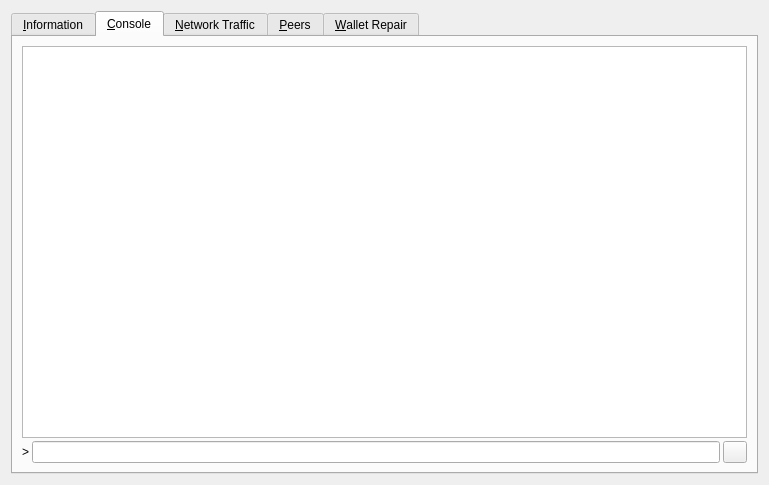
<?xml version="1.0" encoding="UTF-8"?>
<ui version="4.0">
 <class>RPCConsole</class>
 <widget class="QDialog" name="RPCConsole">
  <property name="geometry">
   <rect>
    <x>0</x>
    <y>0</y>
    <width>769</width>
    <height>485</height>
   </rect>
  </property>
  <property name="windowTitle">
   <string>Tools window</string>
  </property>
  <layout class="QVBoxLayout" name="verticalLayout_2">
   <item>
    <widget class="QTabWidget" name="tabWidget">
     <property name="currentIndex">
      <number>1</number>
     </property>
     <widget class="QWidget" name="tab_info">
      <attribute name="title">
       <string>&amp;Information</string>
      </attribute>
      <layout class="QGridLayout" name="gridLayout" columnstretch="0,0">
       <property name="horizontalSpacing">
        <number>12</number>
       </property>
       <item row="0" column="0">
        <widget class="QLabel" name="generalHeader">
         <property name="font">
          <font>
           <weight>75</weight>
           <bold>true</bold>
          </font>
         </property>
         <property name="text">
          <string>General</string>
         </property>
        </widget>
       </item>
       <item row="1" column="0">
        <widget class="QLabel" name="clientNameLabel">
         <property name="text">
          <string>Client name</string>
         </property>
        </widget>
       </item>
       <item row="1" column="1">
        <widget class="QLabel" name="clientName">
         <property name="cursor">
          <cursorShape>IBeamCursor</cursorShape>
         </property>
         <property name="text">
          <string>N/A</string>
         </property>
         <property name="textFormat">
          <enum>Qt::PlainText</enum>
         </property>
         <property name="textInteractionFlags">
          <set>Qt::LinksAccessibleByMouse|Qt::TextSelectableByKeyboard|Qt::TextSelectableByMouse</set>
         </property>
        </widget>
       </item>
       <item row="2" column="0">
        <widget class="QLabel" name="clientVersionLabel">
         <property name="text">
          <string>Client version</string>
         </property>
        </widget>
       </item>
       <item row="2" column="1">
        <widget class="QLabel" name="clientVersion">
         <property name="cursor">
          <cursorShape>IBeamCursor</cursorShape>
         </property>
         <property name="text">
          <string>N/A</string>
         </property>
         <property name="textFormat">
          <enum>Qt::PlainText</enum>
         </property>
         <property name="textInteractionFlags">
          <set>Qt::LinksAccessibleByMouse|Qt::TextSelectableByKeyboard|Qt::TextSelectableByMouse</set>
         </property>
        </widget>
       </item>
       <item row="3" column="0">
        <widget class="QLabel" name="openSSLVersionLabel">
         <property name="text">
          <string>Using OpenSSL version</string>
         </property>
         <property name="indent">
          <number>10</number>
         </property>
        </widget>
       </item>
       <item row="3" column="1">
        <widget class="QLabel" name="openSSLVersion">
         <property name="cursor">
          <cursorShape>IBeamCursor</cursorShape>
         </property>
         <property name="text">
          <string>N/A</string>
         </property>
         <property name="textFormat">
          <enum>Qt::PlainText</enum>
         </property>
         <property name="textInteractionFlags">
          <set>Qt::LinksAccessibleByMouse|Qt::TextSelectableByKeyboard|Qt::TextSelectableByMouse</set>
         </property>
        </widget>
       </item>
       <item row="4" column="0">
        <widget class="QLabel" name="berkeleyDBVersionLabel">
         <property name="text">
          <string>Using BerkeleyDB version</string>
         </property>
         <property name="indent">
          <number>10</number>
         </property>
        </widget>
       </item>
       <item row="4" column="1">
        <widget class="QLabel" name="berkeleyDBVersion">
         <property name="cursor">
          <cursorShape>IBeamCursor</cursorShape>
         </property>
         <property name="text">
          <string>N/A</string>
         </property>
         <property name="textFormat">
          <enum>Qt::PlainText</enum>
         </property>
         <property name="textInteractionFlags">
          <set>Qt::LinksAccessibleByMouse|Qt::TextSelectableByKeyboard|Qt::TextSelectableByMouse</set>
         </property>
        </widget>
       </item>
       <item row="5" column="0">
        <widget class="QLabel" name="buildDateLabel">
         <property name="text">
          <string>Build date</string>
         </property>
        </widget>
       </item>
       <item row="5" column="1">
        <widget class="QLabel" name="buildDate">
         <property name="cursor">
          <cursorShape>IBeamCursor</cursorShape>
         </property>
         <property name="text">
          <string>N/A</string>
         </property>
         <property name="textFormat">
          <enum>Qt::PlainText</enum>
         </property>
         <property name="textInteractionFlags">
          <set>Qt::LinksAccessibleByMouse|Qt::TextSelectableByKeyboard|Qt::TextSelectableByMouse</set>
         </property>
        </widget>
       </item>
       <item row="6" column="0">
        <widget class="QLabel" name="startupTimeLabel">
         <property name="text">
          <string>Startup time</string>
         </property>
        </widget>
       </item>
       <item row="6" column="1">
        <widget class="QLabel" name="startupTime">
         <property name="cursor">
          <cursorShape>IBeamCursor</cursorShape>
         </property>
         <property name="text">
          <string>N/A</string>
         </property>
         <property name="textFormat">
          <enum>Qt::PlainText</enum>
         </property>
         <property name="textInteractionFlags">
          <set>Qt::LinksAccessibleByMouse|Qt::TextSelectableByKeyboard|Qt::TextSelectableByMouse</set>
         </property>
        </widget>
       </item>
       <item row="7" column="0">
        <widget class="QLabel" name="networkHeader">
         <property name="font">
          <font>
           <weight>75</weight>
           <bold>true</bold>
          </font>
         </property>
         <property name="text">
          <string>Network</string>
         </property>
        </widget>
       </item>
       <item row="8" column="0">
        <widget class="QLabel" name="networkNameLabel">
         <property name="text">
          <string>Name</string>
         </property>
        </widget>
       </item>
       <item row="8" column="1">
        <widget class="QLabel" name="networkName">
         <property name="cursor">
          <cursorShape>IBeamCursor</cursorShape>
         </property>
         <property name="text">
          <string>N/A</string>
         </property>
         <property name="textFormat">
          <enum>Qt::PlainText</enum>
         </property>
         <property name="textInteractionFlags">
          <set>Qt::LinksAccessibleByMouse|Qt::TextSelectableByKeyboard|Qt::TextSelectableByMouse</set>
         </property>
        </widget>
       </item>
       <item row="9" column="0">
        <widget class="QLabel" name="numberOfConnectionsLabel">
         <property name="text">
          <string>Number of connections</string>
         </property>
        </widget>
       </item>
       <item row="9" column="1">
        <widget class="QLabel" name="numberOfConnections">
         <property name="cursor">
          <cursorShape>IBeamCursor</cursorShape>
         </property>
         <property name="text">
          <string>N/A</string>
         </property>
         <property name="textFormat">
          <enum>Qt::PlainText</enum>
         </property>
         <property name="textInteractionFlags">
          <set>Qt::LinksAccessibleByMouse|Qt::TextSelectableByKeyboard|Qt::TextSelectableByMouse</set>
         </property>
        </widget>
       </item>
       <item row="10" column="0">
        <widget class="QLabel" name="masternodeCountLabel">
         <property name="text">
          <string>Number of Masternodes</string>
         </property>
        </widget>
       </item>
       <item row="10" column="1">
        <widget class="QLabel" name="masternodeCount">
         <property name="cursor">
          <cursorShape>IBeamCursor</cursorShape>
         </property>
         <property name="text">
          <string>N/A</string>
         </property>
         <property name="textFormat">
          <enum>Qt::PlainText</enum>
         </property>
         <property name="textInteractionFlags">
          <set>Qt::LinksAccessibleByMouse|Qt::TextSelectableByKeyboard|Qt::TextSelectableByMouse</set>
         </property>
        </widget>
       </item>
       <item row="11" column="0">
        <widget class="QLabel" name="blockchainHeader">
         <property name="font">
          <font>
           <weight>75</weight>
           <bold>true</bold>
          </font>
         </property>
         <property name="text">
          <string>Block chain</string>
         </property>
        </widget>
       </item>
       <item row="12" column="0">
        <widget class="QLabel" name="numberOfBlocksLabel">
         <property name="text">
          <string>Current number of blocks</string>
         </property>
        </widget>
       </item>
       <item row="12" column="1">
        <widget class="QLabel" name="numberOfBlocks">
         <property name="cursor">
          <cursorShape>IBeamCursor</cursorShape>
         </property>
         <property name="text">
          <string>N/A</string>
         </property>
         <property name="textFormat">
          <enum>Qt::PlainText</enum>
         </property>
         <property name="textInteractionFlags">
          <set>Qt::LinksAccessibleByMouse|Qt::TextSelectableByKeyboard|Qt::TextSelectableByMouse</set>
         </property>
        </widget>
       </item>
       <item row="13" column="0">
        <widget class="QLabel" name="lastBlockTimeLabel">
         <property name="text">
          <string>Last block time</string>
         </property>
        </widget>
       </item>
       <item row="13" column="1">
        <widget class="QLabel" name="lastBlockTime">
         <property name="cursor">
          <cursorShape>IBeamCursor</cursorShape>
         </property>
         <property name="text">
          <string>N/A</string>
         </property>
         <property name="textFormat">
          <enum>Qt::PlainText</enum>
         </property>
         <property name="textInteractionFlags">
          <set>Qt::LinksAccessibleByMouse|Qt::TextSelectableByKeyboard|Qt::TextSelectableByMouse</set>
         </property>
        </widget>
       </item>
       <item row="14" column="0">
        <spacer name="verticalSpacer_2">
         <property name="orientation">
          <enum>Qt::Vertical</enum>
         </property>
         <property name="sizeHint" stdset="0">
          <size>
           <width>20</width>
           <height>20</height>
          </size>
         </property>
        </spacer>
       </item>
       <item row="15" column="0">
        <widget class="QLabel" name="debugLogFileHeader">
         <property name="font">
          <font>
           <weight>75</weight>
           <bold>true</bold>
          </font>
         </property>
         <property name="text">
          <string>Debug log file</string>
         </property>
        </widget>
       </item>
       <item row="16" column="0">
        <widget class="QPushButton" name="openDebugLogfileButton">
         <property name="toolTip">
          <string>Open the EXPi debug log file from the current data directory. This can take a few seconds for large log files.</string>
         </property>
         <property name="text">
          <string>&amp;Open</string>
         </property>
         <property name="autoDefault">
          <bool>false</bool>
         </property>
        </widget>
       </item>
      </layout>
     </widget>
     <widget class="QWidget" name="tab_console">
      <attribute name="title">
       <string>&amp;Console</string>
      </attribute>
      <layout class="QVBoxLayout" name="verticalLayout_3">
       <property name="spacing">
        <number>3</number>
       </property>
       <item>
        <widget class="QTextEdit" name="messagesWidget">
         <property name="minimumSize">
          <size>
           <width>0</width>
           <height>100</height>
          </size>
         </property>
         <property name="font">
          <font>
           <family>Noto Sans</family>
           <pointsize>12</pointsize>
           <weight>50</weight>
           <italic>false</italic>
           <bold>false</bold>
          </font>
         </property>
         <property name="readOnly">
          <bool>true</bool>
         </property>
         <property name="tabKeyNavigation" stdset="0">
          <bool>false</bool>
         </property>
         <property name="columnCount" stdset="0">
          <number>2</number>
         </property>
        </widget>
       </item>
       <item>
        <layout class="QHBoxLayout" name="horizontalLayout">
         <property name="spacing">
          <number>3</number>
         </property>
         <item>
          <widget class="QLabel" name="label">
           <property name="text">
            <string notr="true">&gt;</string>
           </property>
          </widget>
         </item>
         <item>
          <widget class="QLineEdit" name="lineEdit"/>
         </item>
         <item>
          <widget class="QPushButton" name="clearButton">
           <property name="maximumSize">
            <size>
             <width>24</width>
             <height>24</height>
            </size>
           </property>
           <property name="toolTip">
            <string>Clear console</string>
           </property>
           <property name="text">
            <string/>
           </property>
           <property name="icon">
            <iconset>
             <normaloff>:/icons/remove</normaloff>:/icons/remove</iconset>
           </property>
           <property name="shortcut">
            <string notr="true">Ctrl+L</string>
           </property>
           <property name="autoDefault">
            <bool>false</bool>
           </property>
          </widget>
         </item>
        </layout>
       </item>
      </layout>
     </widget>
     <widget class="QWidget" name="tab_nettraffic">
      <attribute name="title">
       <string>&amp;Network Traffic</string>
      </attribute>
      <layout class="QHBoxLayout" name="horizontalLayout_3">
       <item>
        <layout class="QVBoxLayout" name="verticalLayout_4">
         <item>
          <widget class="TrafficGraphWidget" name="trafficGraph" native="true">
           <property name="sizePolicy">
            <sizepolicy hsizetype="Expanding" vsizetype="Expanding">
             <horstretch>0</horstretch>
             <verstretch>0</verstretch>
            </sizepolicy>
           </property>
          </widget>
         </item>
         <item>
          <layout class="QHBoxLayout" name="horizontalLayout_2">
           <item>
            <widget class="QSlider" name="sldGraphRange">
             <property name="minimum">
              <number>1</number>
             </property>
             <property name="maximum">
              <number>288</number>
             </property>
             <property name="pageStep">
              <number>12</number>
             </property>
             <property name="value">
              <number>6</number>
             </property>
             <property name="orientation">
              <enum>Qt::Horizontal</enum>
             </property>
            </widget>
           </item>
           <item>
            <widget class="QLabel" name="lblGraphRange">
             <property name="minimumSize">
              <size>
               <width>100</width>
               <height>0</height>
              </size>
             </property>
             <property name="alignment">
              <set>Qt::AlignCenter</set>
             </property>
            </widget>
           </item>
           <item>
            <widget class="QPushButton" name="btnClearTrafficGraph">
             <property name="text">
              <string>&amp;Clear</string>
             </property>
             <property name="autoDefault">
              <bool>false</bool>
             </property>
            </widget>
           </item>
          </layout>
         </item>
        </layout>
       </item>
       <item>
        <layout class="QVBoxLayout" name="verticalLayout">
         <item>
          <widget class="QGroupBox" name="groupBox">
           <property name="title">
            <string>Totals</string>
           </property>
           <layout class="QVBoxLayout" name="verticalLayout_5">
            <item>
             <layout class="QHBoxLayout" name="horizontalLayout_4">
              <item>
               <widget class="Line" name="line">
                <property name="sizePolicy">
                 <sizepolicy hsizetype="Fixed" vsizetype="Fixed">
                  <horstretch>0</horstretch>
                  <verstretch>0</verstretch>
                 </sizepolicy>
                </property>
                <property name="minimumSize">
                 <size>
                  <width>10</width>
                  <height>0</height>
                 </size>
                </property>
                <property name="palette">
                 <palette>
                  <active>
                   <colorrole role="Light">
                    <brush brushstyle="SolidPattern">
                     <color alpha="255">
                      <red>0</red>
                      <green>255</green>
                      <blue>0</blue>
                     </color>
                    </brush>
                   </colorrole>
                  </active>
                  <inactive>
                   <colorrole role="Light">
                    <brush brushstyle="SolidPattern">
                     <color alpha="255">
                      <red>0</red>
                      <green>255</green>
                      <blue>0</blue>
                     </color>
                    </brush>
                   </colorrole>
                  </inactive>
                  <disabled>
                   <colorrole role="Light">
                    <brush brushstyle="SolidPattern">
                     <color alpha="255">
                      <red>0</red>
                      <green>255</green>
                      <blue>0</blue>
                     </color>
                    </brush>
                   </colorrole>
                  </disabled>
                 </palette>
                </property>
                <property name="orientation">
                 <enum>Qt::Horizontal</enum>
                </property>
               </widget>
              </item>
              <item>
               <widget class="QLabel" name="label_16">
                <property name="text">
                 <string>Received</string>
                </property>
               </widget>
              </item>
              <item>
               <widget class="QLabel" name="lblBytesIn">
                <property name="minimumSize">
                 <size>
                  <width>50</width>
                  <height>0</height>
                 </size>
                </property>
                <property name="alignment">
                 <set>Qt::AlignRight|Qt::AlignTrailing|Qt::AlignVCenter</set>
                </property>
               </widget>
              </item>
             </layout>
            </item>
            <item>
             <layout class="QHBoxLayout" name="horizontalLayout_5">
              <item>
               <widget class="Line" name="line_2">
                <property name="sizePolicy">
                 <sizepolicy hsizetype="Fixed" vsizetype="Fixed">
                  <horstretch>0</horstretch>
                  <verstretch>0</verstretch>
                 </sizepolicy>
                </property>
                <property name="minimumSize">
                 <size>
                  <width>10</width>
                  <height>0</height>
                 </size>
                </property>
                <property name="palette">
                 <palette>
                  <active>
                   <colorrole role="Light">
                    <brush brushstyle="SolidPattern">
                     <color alpha="255">
                      <red>255</red>
                      <green>0</green>
                      <blue>0</blue>
                     </color>
                    </brush>
                   </colorrole>
                  </active>
                  <inactive>
                   <colorrole role="Light">
                    <brush brushstyle="SolidPattern">
                     <color alpha="255">
                      <red>255</red>
                      <green>0</green>
                      <blue>0</blue>
                     </color>
                    </brush>
                   </colorrole>
                  </inactive>
                  <disabled>
                   <colorrole role="Light">
                    <brush brushstyle="SolidPattern">
                     <color alpha="255">
                      <red>255</red>
                      <green>0</green>
                      <blue>0</blue>
                     </color>
                    </brush>
                   </colorrole>
                  </disabled>
                 </palette>
                </property>
                <property name="orientation">
                 <enum>Qt::Horizontal</enum>
                </property>
               </widget>
              </item>
              <item>
               <widget class="QLabel" name="label_17">
                <property name="text">
                 <string>Sent</string>
                </property>
               </widget>
              </item>
              <item>
               <widget class="QLabel" name="lblBytesOut">
                <property name="minimumSize">
                 <size>
                  <width>50</width>
                  <height>0</height>
                 </size>
                </property>
                <property name="alignment">
                 <set>Qt::AlignRight|Qt::AlignTrailing|Qt::AlignVCenter</set>
                </property>
               </widget>
              </item>
             </layout>
            </item>
            <item>
             <spacer name="verticalSpacer_4">
              <property name="orientation">
               <enum>Qt::Vertical</enum>
              </property>
              <property name="sizeHint" stdset="0">
               <size>
                <width>20</width>
                <height>407</height>
               </size>
              </property>
             </spacer>
            </item>
           </layout>
          </widget>
         </item>
        </layout>
       </item>
      </layout>
     </widget>
     <widget class="QWidget" name="tab_peers">
      <attribute name="title">
       <string>&amp;Peers</string>
      </attribute>
      <layout class="QGridLayout" name="gridLayout_2">
       <item row="0" column="0" rowspan="2">
        <widget class="QTableView" name="peerWidget">
         <property name="horizontalScrollBarPolicy">
          <enum>Qt::ScrollBarAsNeeded</enum>
         </property>
         <property name="sortingEnabled">
          <bool>true</bool>
         </property>
         <attribute name="horizontalHeaderHighlightSections">
          <bool>false</bool>
         </attribute>
        </widget>
       </item>
       <item row="0" column="1">
        <widget class="QLabel" name="peerHeading">
         <property name="sizePolicy">
          <sizepolicy hsizetype="Preferred" vsizetype="Minimum">
           <horstretch>0</horstretch>
           <verstretch>0</verstretch>
          </sizepolicy>
         </property>
         <property name="minimumSize">
          <size>
           <width>300</width>
           <height>32</height>
          </size>
         </property>
         <property name="font">
          <font>
           <pointsize>10</pointsize>
           <weight>75</weight>
           <bold>true</bold>
          </font>
         </property>
         <property name="cursor">
          <cursorShape>IBeamCursor</cursorShape>
         </property>
         <property name="text">
          <string>Select a peer to view detailed information.</string>
         </property>
         <property name="alignment">
          <set>Qt::AlignCenter</set>
         </property>
         <property name="wordWrap">
          <bool>true</bool>
         </property>
         <property name="textInteractionFlags">
          <set>Qt::LinksAccessibleByMouse|Qt::TextSelectableByKeyboard|Qt::TextSelectableByMouse</set>
         </property>
        </widget>
       </item>
       <item row="1" column="1">
        <widget class="QWidget" name="detailWidget" native="true">
         <property name="minimumSize">
          <size>
           <width>300</width>
           <height>0</height>
          </size>
         </property>
         <layout class="QGridLayout" name="gridLayout_3">
          <item row="0" column="0">
           <widget class="QLabel" name="label_23">
            <property name="text">
             <string>Direction</string>
            </property>
           </widget>
          </item>
          <item row="0" column="2">
           <widget class="QLabel" name="peerDirection">
            <property name="cursor">
             <cursorShape>IBeamCursor</cursorShape>
            </property>
            <property name="text">
             <string>N/A</string>
            </property>
            <property name="textFormat">
             <enum>Qt::PlainText</enum>
            </property>
            <property name="textInteractionFlags">
             <set>Qt::LinksAccessibleByMouse|Qt::TextSelectableByKeyboard|Qt::TextSelectableByMouse</set>
            </property>
           </widget>
          </item>
          <item row="1" column="0">
           <widget class="QLabel" name="label_21">
            <property name="text">
             <string>Protocol</string>
            </property>
           </widget>
          </item>
          <item row="1" column="2">
           <widget class="QLabel" name="peerVersion">
            <property name="cursor">
             <cursorShape>IBeamCursor</cursorShape>
            </property>
            <property name="text">
             <string>N/A</string>
            </property>
            <property name="textFormat">
             <enum>Qt::PlainText</enum>
            </property>
            <property name="textInteractionFlags">
             <set>Qt::LinksAccessibleByMouse|Qt::TextSelectableByKeyboard|Qt::TextSelectableByMouse</set>
            </property>
           </widget>
          </item>
          <item row="2" column="0">
           <widget class="QLabel" name="label_28">
            <property name="text">
             <string>Version</string>
            </property>
           </widget>
          </item>
          <item row="2" column="2">
           <widget class="QLabel" name="peerSubversion">
            <property name="cursor">
             <cursorShape>IBeamCursor</cursorShape>
            </property>
            <property name="text">
             <string>N/A</string>
            </property>
            <property name="textFormat">
             <enum>Qt::PlainText</enum>
            </property>
            <property name="textInteractionFlags">
             <set>Qt::LinksAccessibleByMouse|Qt::TextSelectableByKeyboard|Qt::TextSelectableByMouse</set>
            </property>
           </widget>
          </item>
          <item row="3" column="0">
           <widget class="QLabel" name="label_4">
            <property name="text">
             <string>Services</string>
            </property>
           </widget>
          </item>
          <item row="3" column="2">
           <widget class="QLabel" name="peerServices">
            <property name="cursor">
             <cursorShape>IBeamCursor</cursorShape>
            </property>
            <property name="text">
             <string>N/A</string>
            </property>
            <property name="textFormat">
             <enum>Qt::PlainText</enum>
            </property>
            <property name="textInteractionFlags">
             <set>Qt::LinksAccessibleByMouse|Qt::TextSelectableByKeyboard|Qt::TextSelectableByMouse</set>
            </property>
           </widget>
          </item>
          <item row="5" column="0">
           <widget class="QLabel" name="label_29">
            <property name="text">
             <string>Starting Height</string>
            </property>
           </widget>
          </item>
          <item row="5" column="2">
           <widget class="QLabel" name="peerHeight">
            <property name="cursor">
             <cursorShape>IBeamCursor</cursorShape>
            </property>
            <property name="text">
             <string>N/A</string>
            </property>
            <property name="textFormat">
             <enum>Qt::PlainText</enum>
            </property>
            <property name="textInteractionFlags">
             <set>Qt::LinksAccessibleByMouse|Qt::TextSelectableByKeyboard|Qt::TextSelectableByMouse</set>
            </property>
           </widget>
          </item>
          <item row="6" column="0">
           <widget class="QLabel" name="label_27">
            <property name="text">
             <string>Sync Height</string>
            </property>
           </widget>
          </item>
          <item row="6" column="2">
           <widget class="QLabel" name="peerSyncHeight">
            <property name="cursor">
             <cursorShape>IBeamCursor</cursorShape>
            </property>
            <property name="text">
             <string>N/A</string>
            </property>
            <property name="textFormat">
             <enum>Qt::PlainText</enum>
            </property>
            <property name="textInteractionFlags">
             <set>Qt::LinksAccessibleByMouse|Qt::TextSelectableByKeyboard|Qt::TextSelectableByMouse</set>
            </property>
           </widget>
          </item>
          <item row="7" column="0">
           <widget class="QLabel" name="label_24">
            <property name="text">
             <string>Ban Score</string>
            </property>
           </widget>
          </item>
          <item row="7" column="2">
           <widget class="QLabel" name="peerBanScore">
            <property name="cursor">
             <cursorShape>IBeamCursor</cursorShape>
            </property>
            <property name="text">
             <string>N/A</string>
            </property>
            <property name="textFormat">
             <enum>Qt::PlainText</enum>
            </property>
            <property name="textInteractionFlags">
             <set>Qt::LinksAccessibleByMouse|Qt::TextSelectableByKeyboard|Qt::TextSelectableByMouse</set>
            </property>
           </widget>
          </item>
          <item row="8" column="0">
           <widget class="QLabel" name="label_22">
            <property name="text">
             <string>Connection Time</string>
            </property>
           </widget>
          </item>
          <item row="8" column="2">
           <widget class="QLabel" name="peerConnTime">
            <property name="cursor">
             <cursorShape>IBeamCursor</cursorShape>
            </property>
            <property name="text">
             <string>N/A</string>
            </property>
            <property name="textFormat">
             <enum>Qt::PlainText</enum>
            </property>
            <property name="textInteractionFlags">
             <set>Qt::LinksAccessibleByMouse|Qt::TextSelectableByKeyboard|Qt::TextSelectableByMouse</set>
            </property>
           </widget>
          </item>
          <item row="9" column="0">
           <widget class="QLabel" name="label_15">
            <property name="text">
             <string>Last Send</string>
            </property>
           </widget>
          </item>
          <item row="9" column="2">
           <widget class="QLabel" name="peerLastSend">
            <property name="cursor">
             <cursorShape>IBeamCursor</cursorShape>
            </property>
            <property name="text">
             <string>N/A</string>
            </property>
            <property name="textFormat">
             <enum>Qt::PlainText</enum>
            </property>
            <property name="textInteractionFlags">
             <set>Qt::LinksAccessibleByMouse|Qt::TextSelectableByKeyboard|Qt::TextSelectableByMouse</set>
            </property>
           </widget>
          </item>
          <item row="10" column="0">
           <widget class="QLabel" name="label_19">
            <property name="text">
             <string>Last Receive</string>
            </property>
           </widget>
          </item>
          <item row="10" column="2">
           <widget class="QLabel" name="peerLastRecv">
            <property name="cursor">
             <cursorShape>IBeamCursor</cursorShape>
            </property>
            <property name="text">
             <string>N/A</string>
            </property>
            <property name="textFormat">
             <enum>Qt::PlainText</enum>
            </property>
            <property name="textInteractionFlags">
             <set>Qt::LinksAccessibleByMouse|Qt::TextSelectableByKeyboard|Qt::TextSelectableByMouse</set>
            </property>
           </widget>
          </item>
          <item row="11" column="0">
           <widget class="QLabel" name="label_18">
            <property name="text">
             <string>Bytes Sent</string>
            </property>
           </widget>
          </item>
          <item row="11" column="2">
           <widget class="QLabel" name="peerBytesSent">
            <property name="cursor">
             <cursorShape>IBeamCursor</cursorShape>
            </property>
            <property name="text">
             <string>N/A</string>
            </property>
            <property name="textFormat">
             <enum>Qt::PlainText</enum>
            </property>
            <property name="textInteractionFlags">
             <set>Qt::LinksAccessibleByMouse|Qt::TextSelectableByKeyboard|Qt::TextSelectableByMouse</set>
            </property>
           </widget>
          </item>
          <item row="12" column="0">
           <widget class="QLabel" name="label_20">
            <property name="text">
             <string>Bytes Received</string>
            </property>
           </widget>
          </item>
          <item row="12" column="2">
           <widget class="QLabel" name="peerBytesRecv">
            <property name="cursor">
             <cursorShape>IBeamCursor</cursorShape>
            </property>
            <property name="text">
             <string>N/A</string>
            </property>
            <property name="textFormat">
             <enum>Qt::PlainText</enum>
            </property>
            <property name="textInteractionFlags">
             <set>Qt::LinksAccessibleByMouse|Qt::TextSelectableByKeyboard|Qt::TextSelectableByMouse</set>
            </property>
           </widget>
          </item>
          <item row="13" column="0">
           <widget class="QLabel" name="label_26">
            <property name="text">
             <string>Ping Time</string>
            </property>
           </widget>
          </item>
          <item row="13" column="2">
           <widget class="QLabel" name="peerPingTime">
            <property name="cursor">
             <cursorShape>IBeamCursor</cursorShape>
            </property>
            <property name="text">
             <string>N/A</string>
            </property>
            <property name="textFormat">
             <enum>Qt::PlainText</enum>
            </property>
            <property name="textInteractionFlags">
             <set>Qt::LinksAccessibleByMouse|Qt::TextSelectableByKeyboard|Qt::TextSelectableByMouse</set>
            </property>
           </widget>
          </item>
          <item row="14" column="1">
           <spacer name="verticalSpacer_3">
            <property name="orientation">
             <enum>Qt::Vertical</enum>
            </property>
            <property name="sizeHint" stdset="0">
             <size>
              <width>20</width>
              <height>40</height>
             </size>
            </property>
           </spacer>
          </item>
         </layout>
        </widget>
       </item>
      </layout>
     </widget>
     <widget class="QWidget" name="tab_repair">
      <attribute name="title">
       <string>&amp;Wallet Repair</string>
      </attribute>
      <layout class="QGridLayout" name="gridLayout_4" columnstretch="0,0,0,0">
       <property name="horizontalSpacing">
        <number>12</number>
       </property>
       <item row="10" column="0" colspan="2">
        <widget class="QPushButton" name="btn_resync">
         <property name="minimumSize">
          <size>
           <width>100</width>
           <height>23</height>
          </size>
         </property>
         <property name="text">
          <string>Delete local Blockchain Folders</string>
         </property>
        </widget>
       </item>
       <item row="0" column="0" colspan="4">
        <widget class="QLabel" name="label_repair_header">
         <property name="font">
          <font>
           <weight>75</weight>
           <bold>true</bold>
          </font>
         </property>
         <property name="text">
          <string>Wallet repair options.</string>
         </property>
        </widget>
       </item>
       <item row="1" column="0" colspan="4">
        <widget class="QLabel" name="label_repair_helptext">
         <property name="font">
          <font>
           <weight>50</weight>
           <bold>false</bold>
          </font>
         </property>
         <property name="text">
          <string>The buttons below will restart the wallet with command-line options to repair the wallet, fix issues with corrupt blockhain files or missing/obsolete transactions.</string>
         </property>
         <property name="wordWrap">
          <bool>true</bool>
         </property>
        </widget>
       </item>
       <item row="2" column="0">
        <widget class="QLabel" name="wallet_path_label">
         <property name="text">
          <string>Wallet In Use:</string>
         </property>
        </widget>
       </item>
       <item row="2" column="1" colspan="3">
        <widget class="QLabel" name="wallet_path">
         <property name="cursor">
          <cursorShape>IBeamCursor</cursorShape>
         </property>
         <property name="text">
          <string>N/A</string>
         </property>
         <property name="textFormat">
          <enum>Qt::PlainText</enum>
         </property>
         <property name="textInteractionFlags">
          <set>Qt::LinksAccessibleByMouse|Qt::TextSelectableByKeyboard|Qt::TextSelectableByMouse</set>
         </property>
        </widget>
       </item>
       <item row="3" column="0">
        <spacer name="verticalSpacer_repair1">
         <property name="orientation">
          <enum>Qt::Vertical</enum>
         </property>
         <property name="sizeHint" stdset="0">
          <size>
           <width>10</width>
           <height>10</height>
          </size>
         </property>
        </spacer>
       </item>
       <item row="4" column="0" colspan="2">
        <widget class="QPushButton" name="btn_salvagewallet">
         <property name="minimumSize">
          <size>
           <width>100</width>
           <height>23</height>
          </size>
         </property>
         <property name="text">
          <string>Salvage wallet</string>
         </property>
        </widget>
       </item>
       <item row="4" column="2">
        <widget class="QLabel" name="label_repair_salvage_command">
         <property name="text">
          <string notr="true">-salvagewallet:</string>
         </property>
        </widget>
       </item>
       <item row="4" column="3">
        <widget class="QLabel" name="label_repair_salvage">
         <property name="text">
          <string>Attempt to recover private keys from a corrupt wallet.dat.</string>
         </property>
         <property name="wordWrap">
          <bool>true</bool>
         </property>
        </widget>
       </item>
       <item row="5" column="0" colspan="2">
        <widget class="QPushButton" name="btn_rescan">
         <property name="minimumSize">
          <size>
           <width>100</width>
           <height>23</height>
          </size>
         </property>
         <property name="text">
          <string>Rescan blockchain files</string>
         </property>
        </widget>
       </item>
       <item row="5" column="2">
        <widget class="QLabel" name="label_repair_rescan_command">
         <property name="text">
          <string notr="true">-rescan:</string>
         </property>
        </widget>
       </item>
       <item row="5" column="3">
        <widget class="QLabel" name="label_repair_rescan">
         <property name="text">
          <string>Rescan the block chain for missing wallet transactions.</string>
         </property>
         <property name="wordWrap">
          <bool>true</bool>
         </property>
        </widget>
       </item>
       <item row="6" column="0" colspan="2">
        <widget class="QPushButton" name="btn_zapwallettxes1">
         <property name="minimumSize">
          <size>
           <width>100</width>
           <height>23</height>
          </size>
         </property>
         <property name="text">
          <string>Recover transactions 1</string>
         </property>
        </widget>
       </item>
       <item row="6" column="2">
        <widget class="QLabel" name="label_repair_zap1_command">
         <property name="text">
          <string notr="true">-zapwallettxes=1:</string>
         </property>
        </widget>
       </item>
       <item row="6" column="3">
        <widget class="QLabel" name="label_repair_zap1">
         <property name="text">
          <string>Recover transactions from blockchain (keep meta-data, e.g. account owner).</string>
         </property>
         <property name="wordWrap">
          <bool>true</bool>
         </property>
        </widget>
       </item>
       <item row="7" column="0" colspan="2">
        <widget class="QPushButton" name="btn_zapwallettxes2">
         <property name="minimumSize">
          <size>
           <width>100</width>
           <height>23</height>
          </size>
         </property>
         <property name="text">
          <string>Recover transactions 2</string>
         </property>
        </widget>
       </item>
       <item row="7" column="2">
        <widget class="QLabel" name="label_repair_zap2_command">
         <property name="text">
          <string notr="true">-zapwallettxes=2:</string>
         </property>
        </widget>
       </item>
       <item row="7" column="3">
        <widget class="QLabel" name="label_repair_zap2">
         <property name="text">
          <string>Recover transactions from blockchain (drop meta-data).</string>
         </property>
         <property name="wordWrap">
          <bool>true</bool>
         </property>
        </widget>
       </item>
       <item row="8" column="0" colspan="2">
        <widget class="QPushButton" name="btn_upgradewallet">
         <property name="minimumSize">
          <size>
           <width>100</width>
           <height>23</height>
          </size>
         </property>
         <property name="text">
          <string>Upgrade wallet format</string>
         </property>
        </widget>
       </item>
       <item row="8" column="2">
        <widget class="QLabel" name="label_repair_upgrade_command">
         <property name="text">
          <string notr="true">-upgradewallet:</string>
         </property>
        </widget>
       </item>
       <item row="8" column="3">
        <widget class="QLabel" name="label_repair_upgrade">
         <property name="text">
          <string>Upgrade wallet to latest format on startup. (Note: this is NOT an update of the wallet itself!)</string>
         </property>
         <property name="wordWrap">
          <bool>true</bool>
         </property>
        </widget>
       </item>
       <item row="9" column="0" colspan="2">
        <widget class="QPushButton" name="btn_reindex">
         <property name="minimumSize">
          <size>
           <width>100</width>
           <height>23</height>
          </size>
         </property>
         <property name="text">
          <string>Rebuild index</string>
         </property>
        </widget>
       </item>
       <item row="9" column="2">
        <widget class="QLabel" name="label_repair_reindex_command">
         <property name="text">
          <string notr="true">-reindex:</string>
         </property>
        </widget>
       </item>
       <item row="9" column="3">
        <widget class="QLabel" name="label_repair_reindex">
         <property name="text">
          <string>Rebuild block chain index from current blk000??.dat files.</string>
         </property>
         <property name="wordWrap">
          <bool>true</bool>
         </property>
        </widget>
       </item>
       <item row="11" column="0">
        <spacer name="verticalSpacer_repair2">
         <property name="orientation">
          <enum>Qt::Vertical</enum>
         </property>
         <property name="sizeHint" stdset="0">
          <size>
           <width>20</width>
           <height>10</height>
          </size>
         </property>
        </spacer>
       </item>
       <item row="10" column="2">
        <widget class="QLabel" name="label_repair_resync_command">
         <property name="text">
          <string>-resync:</string>
         </property>
        </widget>
       </item>
       <item row="10" column="3">
        <widget class="QLabel" name="label_repair_resync">
         <property name="text">
          <string>Deletes all local blockchain folders so the wallet synchronizes from scratch.</string>
         </property>
         <property name="wordWrap">
          <bool>true</bool>
         </property>
        </widget>
       </item>
      </layout>
     </widget>
    </widget>
   </item>
  </layout>
 </widget>
 <customwidgets>
  <customwidget>
   <class>TrafficGraphWidget</class>
   <extends>QWidget</extends>
   <header>trafficgraphwidget.h</header>
   <container>1</container>
   <slots>
    <slot>clear()</slot>
   </slots>
  </customwidget>
 </customwidgets>
 <resources/>
 <connections/>
</ui>
